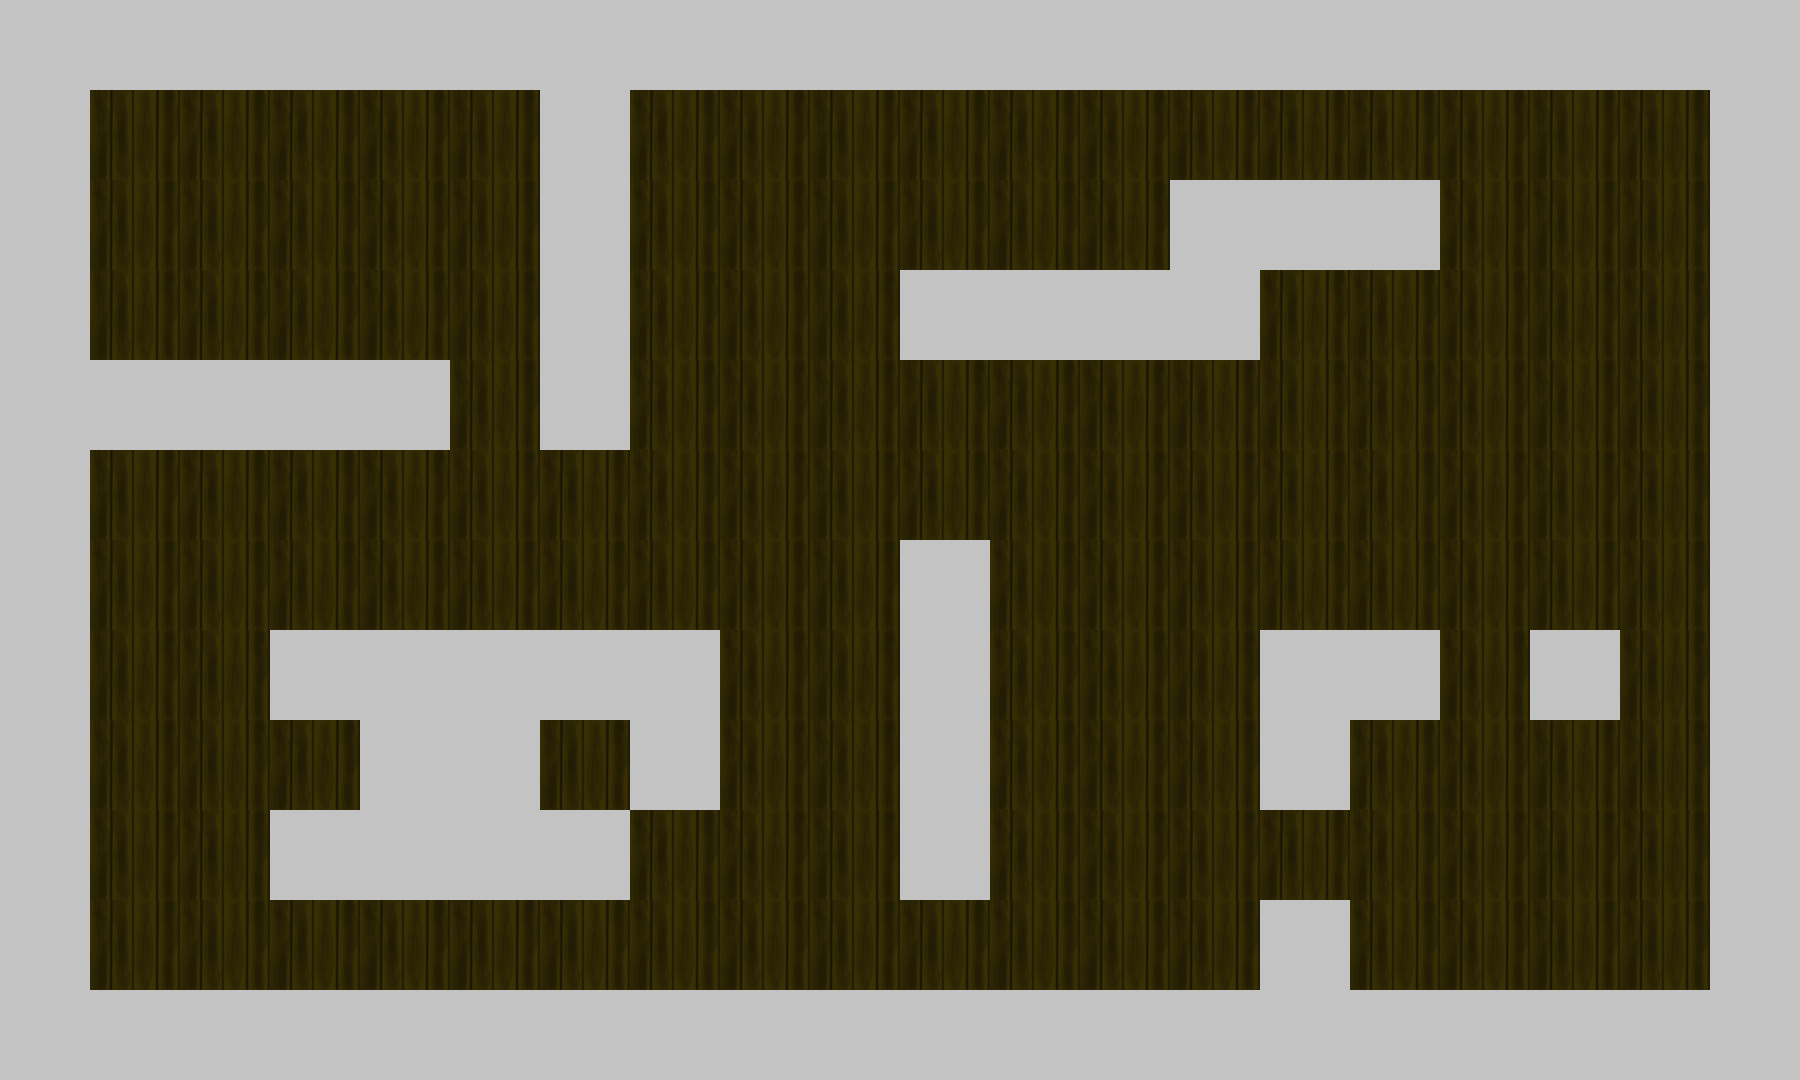

A 2D game scene composited from a Tiled map and its tileset images. What follows is a short description and the map's XML, with each tile layer's data collapsed to a summary:
An orthogonal 20x12 tile map with 90x90 px tiles, 1 tile layer (Map1), 2 tilesets and 1 object.

<map version="1.0" orientation="orthogonal" renderorder="right-down" width="20" height="12" tilewidth="90" tileheight="90" nextobjectid="1">
 <tileset firstgid="1" name="floor" tilewidth="90" tileheight="90">
  <image source="../img/tiles/floor.png" width="90" height="90" />
 </tileset>
 <tileset firstgid="2" name="wall" tilewidth="90" tileheight="90">
  <image source="../img/tiles/wall.png" width="90" height="90" />
  <tile id="0">
   <objectgroup draworder="index">
    <object id="0" x="0" y="0" width="90" height="89" />
   </objectgroup>
  </tile>
 </tileset>
 <layer name="Map1" width="20" height="12">
  <data>[240 cells, 240 non-empty, 2 distinct tile ids]</data>
 </layer>
</map>